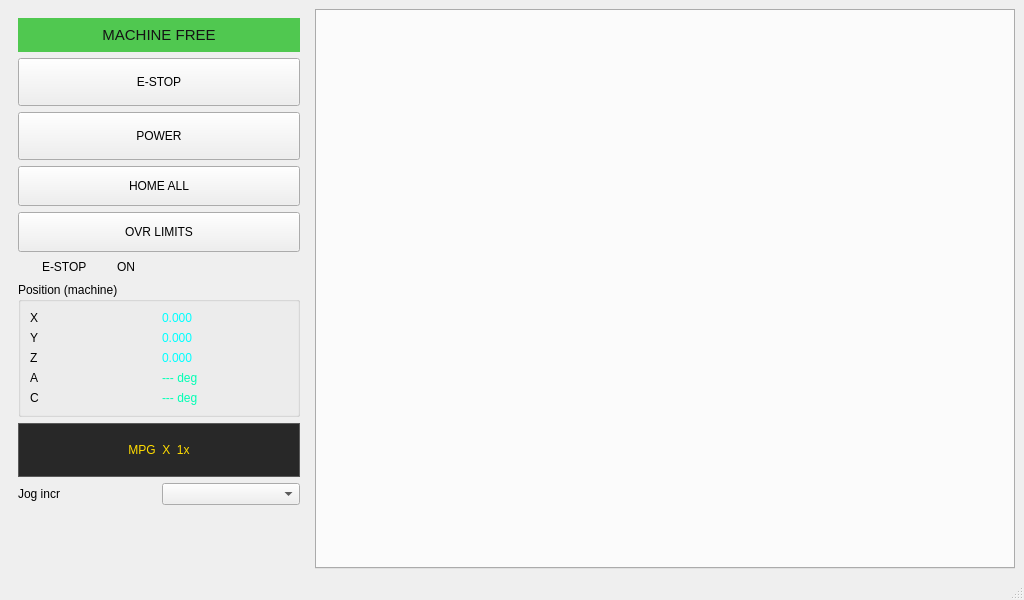
<?xml version="1.0" encoding="UTF-8"?>
<ui version="4.0">
 <class>MainWindow</class>
 <widget class="QMainWindow" name="MainWindow">
  <property name="geometry">
   <rect>
    <x>0</x>
    <y>0</y>
    <width>1024</width>
    <height>600</height>
   </rect>
  </property>
  <property name="windowTitle">
   <string>ned - 5 axis</string>
  </property>
  <widget class="QWidget" name="centralwidget">
   <layout class="QHBoxLayout" name="rootLayout">
    <item>
     <widget class="QWidget" name="leftPanel" native="true">
      <property name="minimumSize">
       <size><width>260</width><height>0</height></size>
      </property>
      <property name="maximumSize">
       <size><width>300</width><height>16777215</height></size>
      </property>
      <layout class="QVBoxLayout" name="leftLayout">
       <item>
        <widget class="QLabel" name="lbl_session_banner">
         <property name="minimumSize"><size><width>0</width><height>34</height></size></property>
         <property name="alignment"><set>Qt::AlignCenter</set></property>
         <property name="text"><string>MACHINE FREE</string></property>
         <property name="styleSheet"><string notr="true">font: 75 11pt; padding: 3px; color: rgb(20,20,20); background: rgb(80,200,80);</string></property>
        </widget>
       </item>
       <item>
        <widget class="ActionButton" name="btn_estop">
         <property name="minimumSize"><size><width>0</width><height>48</height></size></property>
         <property name="checkable"><bool>true</bool></property>
         <property name="text"><string>E-STOP</string></property>
         <property name="estop_action" stdset="0"><bool>true</bool></property>
        </widget>
       </item>
       <item>
        <widget class="ActionButton" name="btn_power">
         <property name="minimumSize"><size><width>0</width><height>48</height></size></property>
         <property name="checkable"><bool>true</bool></property>
         <property name="text"><string>POWER</string></property>
         <property name="machine_on_action" stdset="0"><bool>true</bool></property>
        </widget>
       </item>
       <item>
        <widget class="ActionButton" name="btn_home">
         <property name="minimumSize"><size><width>0</width><height>40</height></size></property>
         <property name="text"><string>HOME ALL</string></property>
         <property name="home_action" stdset="0"><bool>true</bool></property>
         <property name="joint_number" stdset="0"><number>-1</number></property>
        </widget>
       </item>
       <item>
        <widget class="QPushButton" name="btn_override">
         <property name="minimumSize"><size><width>0</width><height>40</height></size></property>
         <property name="checkable"><bool>true</bool></property>
         <property name="text"><string>OVR LIMITS</string></property>
        </widget>
       </item>
       <item>
        <layout class="QHBoxLayout" name="statusRow">
         <item>
          <widget class="StateLED" name="led_estop">
           <property name="minimumSize"><size><width>18</width><height>18</height></size></property>
           <property name="diameter"><number>14</number></property>
           <property name="color"><color alpha="255"><red>255</red><green>40</green><blue>40</blue></color></property>
           <property name="is_estopped_status" stdset="0"><bool>true</bool></property>
          </widget>
         </item>
         <item>
          <widget class="QLabel" name="lbl_estop"><property name="text"><string>E-STOP</string></property></widget>
         </item>
         <item>
          <widget class="StateLED" name="led_on">
           <property name="minimumSize"><size><width>18</width><height>18</height></size></property>
           <property name="diameter"><number>14</number></property>
           <property name="color"><color alpha="255"><red>40</red><green>220</green><blue>40</blue></color></property>
           <property name="is_on_status" stdset="0"><bool>true</bool></property>
          </widget>
         </item>
         <item>
          <widget class="QLabel" name="lbl_on"><property name="text"><string>ON</string></property></widget>
         </item>
         <item>
          <spacer name="statusSpacer"><property name="orientation"><enum>Qt::Horizontal</enum></property>
           <property name="sizeHint" stdset="0"><size><width>40</width><height>10</height></size></property></spacer>
         </item>
        </layout>
       </item>
       <item>
        <widget class="QGroupBox" name="droBox">
         <property name="title"><string>Position (machine)</string></property>
         <layout class="QGridLayout" name="droGrid">
          <item row="0" column="0"><widget class="QLabel" name="lblX"><property name="text"><string>X</string></property></widget></item>
          <item row="0" column="1">
           <widget class="DROLabel" name="dro_x">
            <property name="styleSheet"><string notr="true">color: rgb(0,255,255); font: 75 20pt "Courier 10 Pitch";</string></property>
            <property name="text"><string>0.000</string></property>
            <property name="Qjoint_number" stdset="0"><number>0</number></property>
            <!-- reference 0: JOINT position in free mode (moves while jogging UNHOMED;
                 type 1 'relative' froze there), absolute machine position in teleop -->
            <property name="Qreference_type" stdset="0"><number>0</number></property>
           </widget>
          </item>
          <item row="1" column="0"><widget class="QLabel" name="lblY"><property name="text"><string>Y</string></property></widget></item>
          <item row="1" column="1">
           <widget class="DROLabel" name="dro_y">
            <property name="styleSheet"><string notr="true">color: rgb(0,255,255); font: 75 20pt "Courier 10 Pitch";</string></property>
            <property name="text"><string>0.000</string></property>
            <property name="Qjoint_number" stdset="0"><number>1</number></property>
            <property name="Qreference_type" stdset="0"><number>0</number></property>
           </widget>
          </item>
          <item row="2" column="0"><widget class="QLabel" name="lblZ"><property name="text"><string>Z</string></property></widget></item>
          <item row="2" column="1">
           <widget class="DROLabel" name="dro_z">
            <property name="styleSheet"><string notr="true">color: rgb(0,255,255); font: 75 20pt "Courier 10 Pitch";</string></property>
            <property name="text"><string>0.000</string></property>
            <property name="Qjoint_number" stdset="0"><number>2</number></property>
            <property name="Qreference_type" stdset="0"><number>0</number></property>
           </widget>
          </item>
          <item row="3" column="0"><widget class="QLabel" name="lblA"><property name="text"><string>A</string></property></widget></item>
          <item row="3" column="1">
           <widget class="QLabel" name="dro_a">
            <property name="styleSheet"><string notr="true">color: rgb(0,255,180); font: 75 20pt "Courier 10 Pitch";</string></property>
            <property name="text"><string>--- deg</string></property>
           </widget>
          </item>
          <item row="4" column="0"><widget class="QLabel" name="lblC"><property name="text"><string>C</string></property></widget></item>
          <item row="4" column="1">
           <widget class="QLabel" name="dro_c">
            <property name="styleSheet"><string notr="true">color: rgb(0,255,180); font: 75 20pt "Courier 10 Pitch";</string></property>
            <property name="text"><string>--- deg</string></property>
           </widget>
          </item>
         </layout>
        </widget>
       </item>
       <item>
        <widget class="QLabel" name="lbl_mpg_now">
         <property name="minimumSize"><size><width>0</width><height>54</height></size></property>
         <property name="alignment"><set>Qt::AlignCenter</set></property>
         <property name="text"><string>MPG  X  1x</string></property>
         <property name="styleSheet"><string notr="true">color: rgb(255,220,0); background: rgb(40,40,40); font: 75 22pt "Courier 10 Pitch"; border: 1px solid rgb(90,90,90); padding: 4px;</string></property>
        </widget>
       </item>
       <item>
        <layout class="QHBoxLayout" name="jogRow">
         <item><widget class="QLabel" name="lbl_jog"><property name="text"><string>Jog incr</string></property></widget></item>
         <item>
          <widget class="JogIncrements" name="jogincr">
           <property name="linear_option" stdset="0"><bool>true</bool></property>
          </widget>
         </item>
        </layout>
       </item>
       <item>
        <spacer name="leftSpacer">
         <property name="orientation"><enum>Qt::Vertical</enum></property>
         <property name="sizeHint" stdset="0"><size><width>10</width><height>40</height></size></property>
        </spacer>
       </item>
      </layout>
     </widget>
    </item>
    <item>
     <widget class="QTabWidget" name="mainTabs">
      <property name="currentIndex"><number>0</number></property>
     </widget>
    </item>
   </layout>
  </widget>
  <widget class="QMenuBar" name="menubar">
   <property name="geometry"><rect><x>0</x><y>0</y><width>1024</width><height>24</height></rect></property>
  </widget>
  <widget class="QStatusBar" name="statusbar"/>
 </widget>
 <customwidgets>
  <customwidget><class>ActionButton</class><extends>QPushButton</extends><header>qtvcp.widgets.action_button</header></customwidget>
  <customwidget><class>StateLED</class><extends>QWidget</extends><header>qtvcp.widgets.state_led</header></customwidget>
  <customwidget><class>DROLabel</class><extends>QLabel</extends><header>qtvcp.widgets.dro_widget</header></customwidget>
  <customwidget><class>JogIncrements</class><extends>QComboBox</extends><header>qtvcp.widgets.jog_increments</header></customwidget>
 </customwidgets>
 <resources/>
 <connections/>
</ui>
